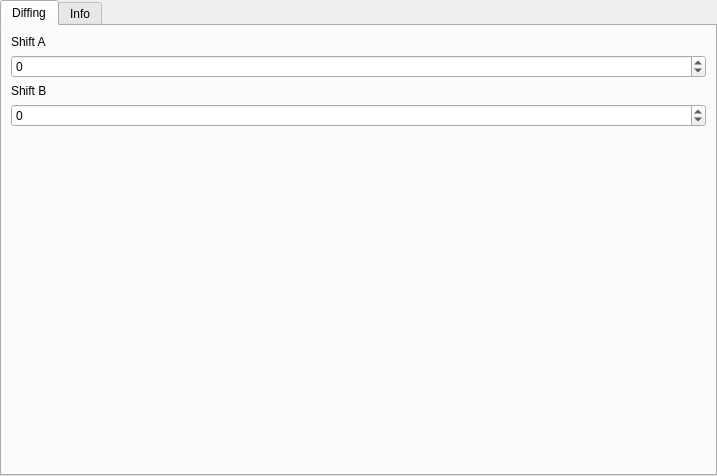
<?xml version="1.0" encoding="UTF-8"?>
<ui version="4.0">
 <class>HexDiffWidget</class>
 <widget class="QWidget" name="HexDiffWidget">
  <property name="geometry">
   <rect>
    <x>0</x>
    <y>0</y>
    <width>717</width>
    <height>476</height>
   </rect>
  </property>
  <property name="windowTitle">
   <string>Form</string>
  </property>
  <layout class="QVBoxLayout" name="verticalLayout_2">
   <property name="spacing">
    <number>0</number>
   </property>
   <property name="leftMargin">
    <number>0</number>
   </property>
   <property name="topMargin">
    <number>0</number>
   </property>
   <property name="rightMargin">
    <number>0</number>
   </property>
   <property name="bottomMargin">
    <number>0</number>
   </property>
   <item>
    <widget class="QSplitter" name="splitter">
     <property name="orientation">
      <enum>Qt::Orientation::Horizontal</enum>
     </property>
     <widget class="QWidget" name="verticalLayoutWidget_2">
      <layout class="QVBoxLayout" name="parseMenuContainer">
       <property name="spacing">
        <number>0</number>
       </property>
       <item>
        <widget class="QTabWidget" name="tabParsing">
         <property name="sizePolicy">
          <sizepolicy hsizetype="Minimum" vsizetype="Expanding">
           <horstretch>0</horstretch>
           <verstretch>0</verstretch>
          </sizepolicy>
         </property>
         <property name="currentIndex">
          <number>0</number>
         </property>
         <widget class="QWidget" name="tabDiffOptions">
          <attribute name="title">
           <string>Diffing</string>
          </attribute>
          <layout class="QVBoxLayout" name="verticalLayout_6">
           <item>
            <widget class="QLabel" name="label">
             <property name="text">
              <string>Shift A</string>
             </property>
            </widget>
           </item>
           <item>
            <widget class="QSpinBox" name="spinBoxShiftB">
             <property name="minimum">
              <number>-2147483648</number>
             </property>
             <property name="maximum">
              <number>2147483647</number>
             </property>
            </widget>
           </item>
           <item>
            <widget class="QLabel" name="label_2">
             <property name="text">
              <string>Shift B</string>
             </property>
            </widget>
           </item>
           <item>
            <widget class="QSpinBox" name="spinBoxShiftA">
             <property name="minimum">
              <number>-2147483648</number>
             </property>
             <property name="maximum">
              <number>2147483647</number>
             </property>
            </widget>
           </item>
           <item>
            <spacer name="verticalSpacer">
             <property name="orientation">
              <enum>Qt::Orientation::Vertical</enum>
             </property>
             <property name="sizeHint" stdset="0">
              <size>
               <width>20</width>
               <height>40</height>
              </size>
             </property>
            </spacer>
           </item>
          </layout>
         </widget>
         <widget class="QWidget" name="tablnfo">
          <attribute name="title">
           <string>Info</string>
          </attribute>
          <layout class="QVBoxLayout" name="verticalLayout_5">
           <item>
            <widget class="QLabel" name="labelInfoB">
             <property name="text">
              <string>Info A</string>
             </property>
            </widget>
           </item>
           <item>
            <layout class="QGridLayout" name="gridLayout" columnstretch="0,0,0">
             <property name="sizeConstraint">
              <enum>QLayout::SizeConstraint::SetDefaultConstraint</enum>
             </property>
             <property name="rightMargin">
              <number>0</number>
             </property>
             <property name="horizontalSpacing">
              <number>8</number>
             </property>
             <property name="verticalSpacing">
              <number>10</number>
             </property>
             <item row="3" column="0">
              <widget class="QLabel" name="labelSHA256A">
               <property name="sizePolicy">
                <sizepolicy hsizetype="Fixed" vsizetype="Fixed">
                 <horstretch>0</horstretch>
                 <verstretch>0</verstretch>
                </sizepolicy>
               </property>
               <property name="midLineWidth">
                <number>4</number>
               </property>
               <property name="text">
                <string>SHA256:</string>
               </property>
              </widget>
             </item>
             <item row="1" column="1">
              <widget class="QLineEdit" name="bytesMD5A">
               <property name="sizePolicy">
                <sizepolicy hsizetype="Expanding" vsizetype="Fixed">
                 <horstretch>0</horstretch>
                 <verstretch>0</verstretch>
                </sizepolicy>
               </property>
               <property name="frame">
                <bool>true</bool>
               </property>
               <property name="alignment">
                <set>Qt::AlignmentFlag::AlignJustify|Qt::AlignmentFlag::AlignVCenter</set>
               </property>
               <property name="readOnly">
                <bool>true</bool>
               </property>
              </widget>
             </item>
             <item row="2" column="0">
              <widget class="QLabel" name="labelSHA1A">
               <property name="sizePolicy">
                <sizepolicy hsizetype="Fixed" vsizetype="Fixed">
                 <horstretch>0</horstretch>
                 <verstretch>0</verstretch>
                </sizepolicy>
               </property>
               <property name="text">
                <string>SHA1:</string>
               </property>
              </widget>
             </item>
             <item row="3" column="2" alignment="Qt::AlignmentFlag::AlignRight">
              <widget class="QToolButton" name="copySHA256A">
               <property name="toolTip">
                <string>Copy SHA256</string>
               </property>
               <property name="layoutDirection">
                <enum>Qt::LayoutDirection::RightToLeft</enum>
               </property>
               <property name="text">
                <string notr="true"/>
               </property>
              </widget>
             </item>
             <item row="2" column="2">
              <widget class="QToolButton" name="copySHA1A">
               <property name="toolTip">
                <string>Copy SHA1</string>
               </property>
               <property name="layoutDirection">
                <enum>Qt::LayoutDirection::RightToLeft</enum>
               </property>
               <property name="text">
                <string notr="true"/>
               </property>
              </widget>
             </item>
             <item row="4" column="1">
              <widget class="QLineEdit" name="bytesCRC32A">
               <property name="frame">
                <bool>true</bool>
               </property>
               <property name="alignment">
                <set>Qt::AlignmentFlag::AlignJustify|Qt::AlignmentFlag::AlignVCenter</set>
               </property>
               <property name="readOnly">
                <bool>true</bool>
               </property>
              </widget>
             </item>
             <item row="4" column="2" alignment="Qt::AlignmentFlag::AlignRight">
              <widget class="QToolButton" name="copyCRC32A">
               <property name="toolTip">
                <string>Copy CRC32</string>
               </property>
               <property name="layoutDirection">
                <enum>Qt::LayoutDirection::RightToLeft</enum>
               </property>
               <property name="text">
                <string notr="true"/>
               </property>
              </widget>
             </item>
             <item row="5" column="1" colspan="2">
              <widget class="QLineEdit" name="bytesEntropyA">
               <property name="sizePolicy">
                <sizepolicy hsizetype="Expanding" vsizetype="Fixed">
                 <horstretch>0</horstretch>
                 <verstretch>0</verstretch>
                </sizepolicy>
               </property>
               <property name="frame">
                <bool>true</bool>
               </property>
               <property name="alignment">
                <set>Qt::AlignmentFlag::AlignJustify|Qt::AlignmentFlag::AlignVCenter</set>
               </property>
               <property name="readOnly">
                <bool>true</bool>
               </property>
              </widget>
             </item>
             <item row="5" column="0" alignment="Qt::AlignmentFlag::AlignLeft">
              <widget class="QLabel" name="labelEntropyA">
               <property name="sizePolicy">
                <sizepolicy hsizetype="Fixed" vsizetype="Fixed">
                 <horstretch>0</horstretch>
                 <verstretch>0</verstretch>
                </sizepolicy>
               </property>
               <property name="text">
                <string>Entropy:</string>
               </property>
              </widget>
             </item>
             <item row="2" column="1">
              <widget class="QLineEdit" name="bytesSHA1A">
               <property name="sizePolicy">
                <sizepolicy hsizetype="Expanding" vsizetype="Fixed">
                 <horstretch>0</horstretch>
                 <verstretch>0</verstretch>
                </sizepolicy>
               </property>
               <property name="frame">
                <bool>true</bool>
               </property>
               <property name="alignment">
                <set>Qt::AlignmentFlag::AlignJustify|Qt::AlignmentFlag::AlignVCenter</set>
               </property>
               <property name="readOnly">
                <bool>true</bool>
               </property>
              </widget>
             </item>
             <item row="1" column="0">
              <widget class="QLabel" name="labelMD5A">
               <property name="sizePolicy">
                <sizepolicy hsizetype="Fixed" vsizetype="Fixed">
                 <horstretch>0</horstretch>
                 <verstretch>0</verstretch>
                </sizepolicy>
               </property>
               <property name="text">
                <string>MD5:</string>
               </property>
              </widget>
             </item>
             <item row="4" column="0">
              <widget class="QLabel" name="labelCRC32A">
               <property name="sizePolicy">
                <sizepolicy hsizetype="Fixed" vsizetype="Fixed">
                 <horstretch>0</horstretch>
                 <verstretch>0</verstretch>
                </sizepolicy>
               </property>
               <property name="text">
                <string>CRC32:</string>
               </property>
              </widget>
             </item>
             <item row="1" column="2">
              <widget class="QToolButton" name="copyMD5A">
               <property name="toolTip">
                <string>Copy MD5</string>
               </property>
               <property name="layoutDirection">
                <enum>Qt::LayoutDirection::RightToLeft</enum>
               </property>
               <property name="text">
                <string notr="true"/>
               </property>
              </widget>
             </item>
             <item row="3" column="1">
              <widget class="QLineEdit" name="bytesSHA256A">
               <property name="frame">
                <bool>true</bool>
               </property>
               <property name="alignment">
                <set>Qt::AlignmentFlag::AlignJustify|Qt::AlignmentFlag::AlignVCenter</set>
               </property>
               <property name="readOnly">
                <bool>true</bool>
               </property>
              </widget>
             </item>
            </layout>
           </item>
           <item>
            <spacer name="verticalSpacer_3">
             <property name="orientation">
              <enum>Qt::Orientation::Vertical</enum>
             </property>
             <property name="sizeType">
              <enum>QSizePolicy::Policy::Fixed</enum>
             </property>
             <property name="sizeHint" stdset="0">
              <size>
               <width>20</width>
               <height>10</height>
              </size>
             </property>
            </spacer>
           </item>
           <item>
            <widget class="QLabel" name="labelInfoA">
             <property name="text">
              <string>Info B</string>
             </property>
            </widget>
           </item>
           <item>
            <layout class="QGridLayout" name="gridLayoutB" columnstretch="0,0,0">
             <property name="sizeConstraint">
              <enum>QLayout::SizeConstraint::SetDefaultConstraint</enum>
             </property>
             <property name="rightMargin">
              <number>0</number>
             </property>
             <property name="horizontalSpacing">
              <number>8</number>
             </property>
             <property name="verticalSpacing">
              <number>10</number>
             </property>
             <item row="3" column="0">
              <widget class="QLabel" name="labelSHA256B">
               <property name="sizePolicy">
                <sizepolicy hsizetype="Fixed" vsizetype="Fixed">
                 <horstretch>0</horstretch>
                 <verstretch>0</verstretch>
                </sizepolicy>
               </property>
               <property name="midLineWidth">
                <number>4</number>
               </property>
               <property name="text">
                <string>SHA256:</string>
               </property>
              </widget>
             </item>
             <item row="1" column="1">
              <widget class="QLineEdit" name="bytesMD5B">
               <property name="sizePolicy">
                <sizepolicy hsizetype="Expanding" vsizetype="Fixed">
                 <horstretch>0</horstretch>
                 <verstretch>0</verstretch>
                </sizepolicy>
               </property>
               <property name="frame">
                <bool>true</bool>
               </property>
               <property name="alignment">
                <set>Qt::AlignmentFlag::AlignJustify|Qt::AlignmentFlag::AlignVCenter</set>
               </property>
               <property name="readOnly">
                <bool>true</bool>
               </property>
              </widget>
             </item>
             <item row="2" column="0">
              <widget class="QLabel" name="labelSHA1B">
               <property name="sizePolicy">
                <sizepolicy hsizetype="Fixed" vsizetype="Fixed">
                 <horstretch>0</horstretch>
                 <verstretch>0</verstretch>
                </sizepolicy>
               </property>
               <property name="text">
                <string>SHA1:</string>
               </property>
              </widget>
             </item>
             <item row="3" column="2" alignment="Qt::AlignmentFlag::AlignRight">
              <widget class="QToolButton" name="copySHA256B">
               <property name="toolTip">
                <string>Copy SHA256</string>
               </property>
               <property name="layoutDirection">
                <enum>Qt::LayoutDirection::RightToLeft</enum>
               </property>
               <property name="text">
                <string notr="true"/>
               </property>
              </widget>
             </item>
             <item row="2" column="2">
              <widget class="QToolButton" name="copySHA1B">
               <property name="toolTip">
                <string>Copy SHA1</string>
               </property>
               <property name="layoutDirection">
                <enum>Qt::LayoutDirection::RightToLeft</enum>
               </property>
               <property name="text">
                <string notr="true"/>
               </property>
              </widget>
             </item>
             <item row="4" column="1">
              <widget class="QLineEdit" name="bytesCRC32B">
               <property name="frame">
                <bool>true</bool>
               </property>
               <property name="alignment">
                <set>Qt::AlignmentFlag::AlignJustify|Qt::AlignmentFlag::AlignVCenter</set>
               </property>
               <property name="readOnly">
                <bool>true</bool>
               </property>
              </widget>
             </item>
             <item row="4" column="2" alignment="Qt::AlignmentFlag::AlignRight">
              <widget class="QToolButton" name="copyCRC32B">
               <property name="toolTip">
                <string>Copy CRC32</string>
               </property>
               <property name="layoutDirection">
                <enum>Qt::LayoutDirection::RightToLeft</enum>
               </property>
               <property name="text">
                <string notr="true"/>
               </property>
              </widget>
             </item>
             <item row="5" column="1" colspan="2">
              <widget class="QLineEdit" name="bytesEntropyB">
               <property name="sizePolicy">
                <sizepolicy hsizetype="Expanding" vsizetype="Fixed">
                 <horstretch>0</horstretch>
                 <verstretch>0</verstretch>
                </sizepolicy>
               </property>
               <property name="frame">
                <bool>true</bool>
               </property>
               <property name="alignment">
                <set>Qt::AlignmentFlag::AlignJustify|Qt::AlignmentFlag::AlignVCenter</set>
               </property>
               <property name="readOnly">
                <bool>true</bool>
               </property>
              </widget>
             </item>
             <item row="5" column="0" alignment="Qt::AlignmentFlag::AlignLeft">
              <widget class="QLabel" name="labelEntropyB">
               <property name="sizePolicy">
                <sizepolicy hsizetype="Fixed" vsizetype="Fixed">
                 <horstretch>0</horstretch>
                 <verstretch>0</verstretch>
                </sizepolicy>
               </property>
               <property name="text">
                <string>Entropy:</string>
               </property>
              </widget>
             </item>
             <item row="2" column="1">
              <widget class="QLineEdit" name="bytesSHA1B">
               <property name="sizePolicy">
                <sizepolicy hsizetype="Expanding" vsizetype="Fixed">
                 <horstretch>0</horstretch>
                 <verstretch>0</verstretch>
                </sizepolicy>
               </property>
               <property name="frame">
                <bool>true</bool>
               </property>
               <property name="alignment">
                <set>Qt::AlignmentFlag::AlignJustify|Qt::AlignmentFlag::AlignVCenter</set>
               </property>
               <property name="readOnly">
                <bool>true</bool>
               </property>
              </widget>
             </item>
             <item row="1" column="0">
              <widget class="QLabel" name="labelMD5B">
               <property name="sizePolicy">
                <sizepolicy hsizetype="Fixed" vsizetype="Fixed">
                 <horstretch>0</horstretch>
                 <verstretch>0</verstretch>
                </sizepolicy>
               </property>
               <property name="text">
                <string>MD5:</string>
               </property>
              </widget>
             </item>
             <item row="4" column="0">
              <widget class="QLabel" name="labelCRC32B">
               <property name="sizePolicy">
                <sizepolicy hsizetype="Fixed" vsizetype="Fixed">
                 <horstretch>0</horstretch>
                 <verstretch>0</verstretch>
                </sizepolicy>
               </property>
               <property name="text">
                <string>CRC32:</string>
               </property>
              </widget>
             </item>
             <item row="1" column="2">
              <widget class="QToolButton" name="copyMD5B">
               <property name="toolTip">
                <string>Copy MD5</string>
               </property>
               <property name="layoutDirection">
                <enum>Qt::LayoutDirection::RightToLeft</enum>
               </property>
               <property name="text">
                <string notr="true"/>
               </property>
              </widget>
             </item>
             <item row="3" column="1">
              <widget class="QLineEdit" name="bytesSHA256B">
               <property name="frame">
                <bool>true</bool>
               </property>
               <property name="alignment">
                <set>Qt::AlignmentFlag::AlignJustify|Qt::AlignmentFlag::AlignVCenter</set>
               </property>
               <property name="readOnly">
                <bool>true</bool>
               </property>
              </widget>
             </item>
            </layout>
           </item>
           <item>
            <spacer name="verticalSpacer_2">
             <property name="orientation">
              <enum>Qt::Orientation::Vertical</enum>
             </property>
             <property name="sizeHint" stdset="0">
              <size>
               <width>20</width>
               <height>40</height>
              </size>
             </property>
            </spacer>
           </item>
          </layout>
         </widget>
        </widget>
       </item>
      </layout>
     </widget>
    </widget>
   </item>
  </layout>
 </widget>
 <resources/>
 <connections/>
</ui>
